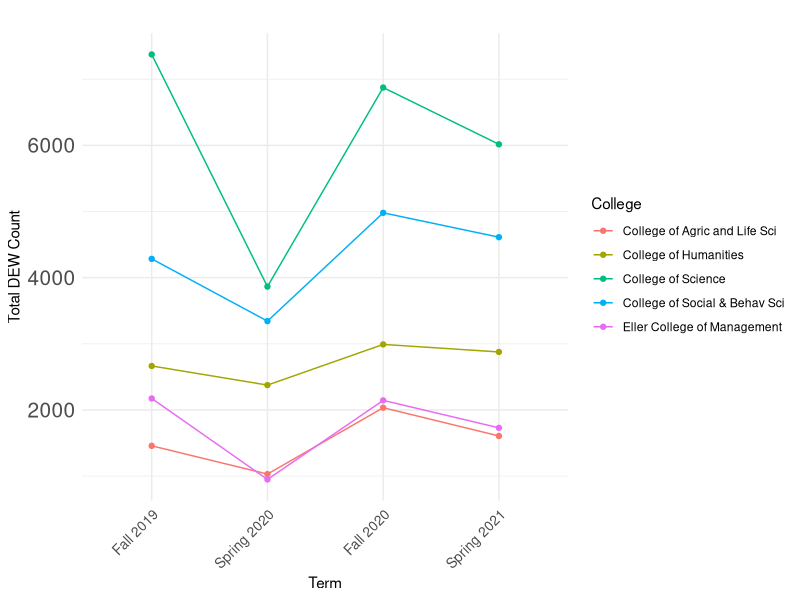
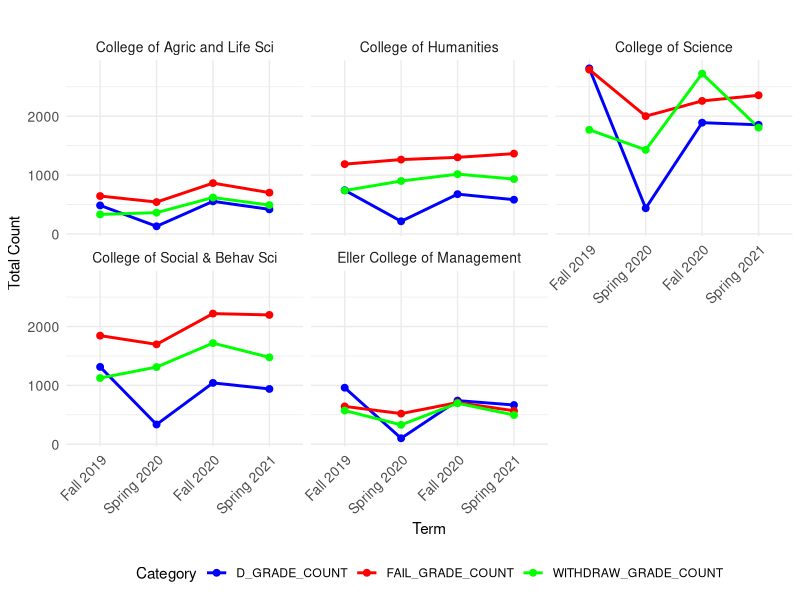
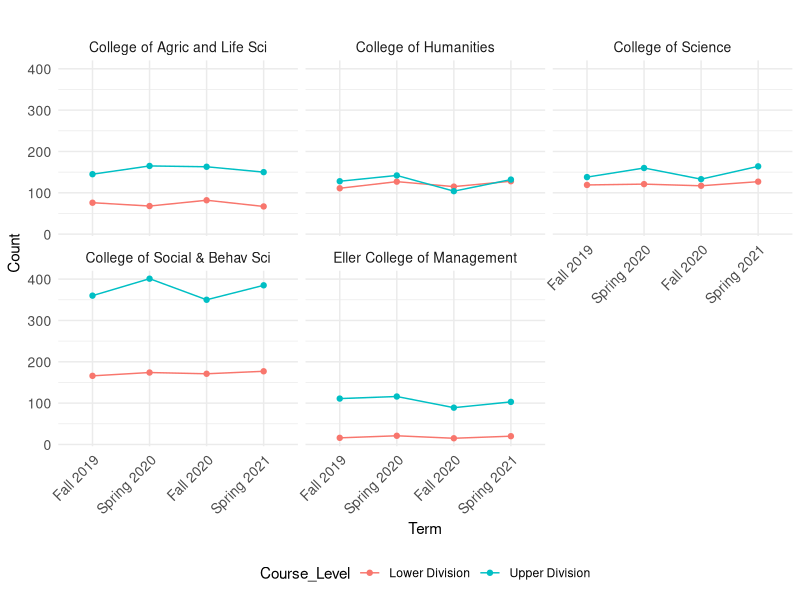
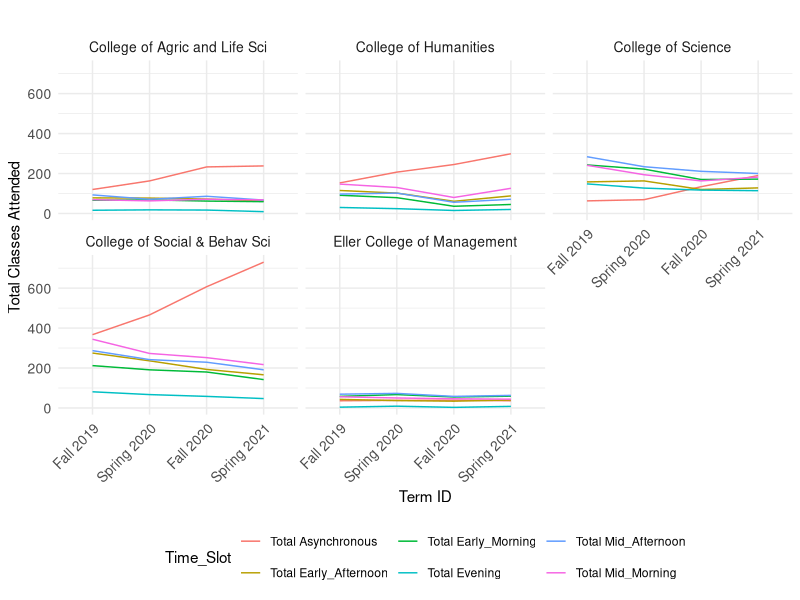
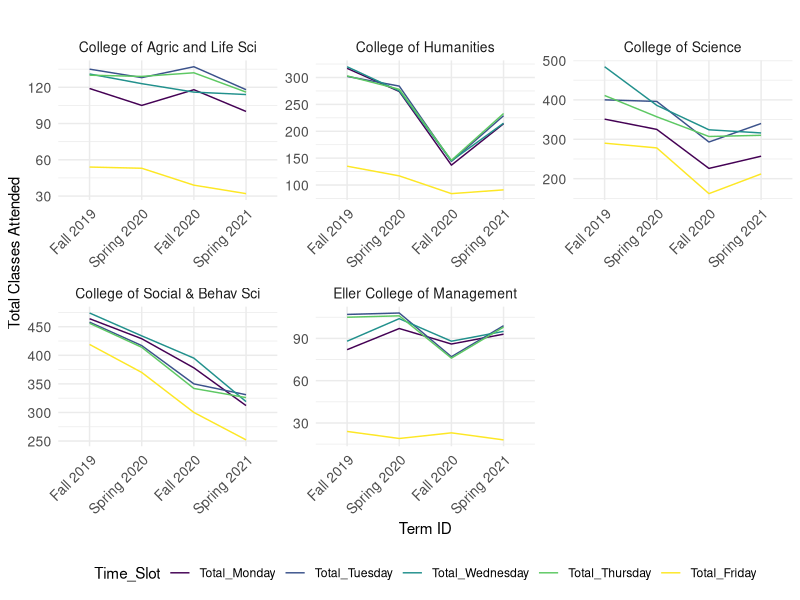

Recreate these plots in R, in order.
## ---- chunk 1
#| code-fold: true
#| code-summary: "Load Libraries"
#| label: load-pkgs
#| message: false

# Loading the necessary packages
suppressWarnings(library(tidyverse))
library(knitr)
library(lubridate)
library(ggplot2)
library(dplyr)
## ---- chunk 2
#| code-fold: true
#| code-summary: "Load data"
#| 
# read in data
study_data <- read.csv("data/study_data.csv")
kable(head(study_data))
## ---- chunk 3
#| code-fold: true
#| code-summary: "filter data"


# Filter the data for the specified colleges and TERM_LD values
selected_colleges <- c('College of Agric and Life Sci', 'College of Humanities','College of Science', 'College of Social & Behav Sci', 'Eller College of Management')

selected_terms <- c('Fall 2018', 'Spring 2019', 'Fall 2019', 'Spring 2020', 'Fall 2020', 'Spring 2021')

filtered_data <- study_data %>%
  filter(College %in% selected_colleges & TERM_LD %in% selected_terms)

## ---- chunk 4
#| code-fold: true
#| code-summary: "DEW count for the colleges"

#DEW count (K) for 5 colleges over semesters 
# Aggregate the data

aggregated_data <- filtered_data %>% 

  group_by(College, TERM_LD) %>% # group by college and term_ld

  summarise(DEW_COUNT = sum(DEW_COUNT)) # summarize on the basis of sum of DEW grades.

# Convert TERM_LD to a factor with a specific order

filtered_data$TERM_LD <- factor(filtered_data$TERM_LD, levels = selected_terms)

plot <- ggplot(aggregated_data, aes(x = factor(TERM_LD, levels = selected_terms), y = DEW_COUNT, color = College, group = College)) +
  geom_line() +
  geom_point() +
  labs(
    title = "",
    x = "Term",
    y = "Total DEW Count"
  ) +
  theme_minimal() +
  theme(axis.text.x = element_text(angle = 45, hjust = 1, size=10), axis.text.y = element_text(size=15))
  
plot
## ---- chunk 5
#| code-fold: true
#| code-summary: "DEW counts (individual counts) for colleges"

# DEW counts (H, I, J) for 5 colleges (Facet) over semesters  

# Aggregate the data by College, TERM_LD, and calculate the sum of D_GRADE_COUNT, FAIL_GRADE_COUNT, and WITHDRAW_GRADE_COUNT
aggregated_data <- filtered_data %>%
  group_by(College, TERM_LD) %>%
  summarise(D_GRADE_COUNT = sum(D_GRADE_COUNT),
            FAIL_GRADE_COUNT = sum(FAIL_GRADE_COUNT),
            WITHDRAW_GRADE_COUNT = sum(WITHDRAW_GRADE_COUNT))

# Convert TERM_LD to a factor with a specific order
aggregated_data$TERM_LD <- factor(aggregated_data$TERM_LD, levels = selected_terms)

# Create a facet plot with lines for time series analysis
plot2<-ggplot(aggregated_data, aes(x = TERM_LD, group = College)) +
  geom_line(aes(y = D_GRADE_COUNT, color = "D_GRADE_COUNT"), size = 1) +
  geom_line(aes(y = FAIL_GRADE_COUNT, color = "FAIL_GRADE_COUNT"), size = 1) +
  geom_line(aes(y = WITHDRAW_GRADE_COUNT, color = "WITHDRAW_GRADE_COUNT"), size = 1) +
  geom_point(aes(y = D_GRADE_COUNT, color = "D_GRADE_COUNT"), size = 2) +
  geom_point(aes(y = FAIL_GRADE_COUNT, color = "FAIL_GRADE_COUNT"), size = 2) +
  geom_point(aes(y = WITHDRAW_GRADE_COUNT, color = "WITHDRAW_GRADE_COUNT"), size = 2) +
  labs(title = "",
       x = "Term",
       y = "Total Count",
       color = "Category") +
  scale_color_manual(values = c("D_GRADE_COUNT" = "blue", "FAIL_GRADE_COUNT" = "red", "WITHDRAW_GRADE_COUNT" = "green")) +
  facet_wrap(~College) +
  theme_minimal()+
  theme(axis.text.x = element_text(angle = 45, hjust = 1, size=10), axis.text.y = element_text(size=10),
        strip.text = element_text(size = 10, angle = 0, hjust = 0.5),
        legend.position = "bottom",  # Place legend at the bottom
        legend.direction = "horizontal",  # Display legend horizontally
        legend.box = "horizontal")  # Align legend items horizontally

plot2

## ---- chunk 6
#| code-fold: true
#| code-summary: "Number of courses in different divisions"
 
# Number of students attending different division classes

# Rename the 'course.level' column to 'Course_Level'
filtered_data <- filtered_data %>%
  rename(Course_Level = 	Course.Level)

grouped_data <- filtered_data %>%
  group_by(College, TERM_LD, Course_Level) # group by college and term_ld

# Convert TERM_LD to factor with ordered levels
grouped_data$TERM_LD <- factor(
  grouped_data$TERM_LD,
  levels = selected_terms,
  ordered = TRUE
)


# Summarize the grouped data to get the desired summary statistics
summary <- grouped_data %>%
  summarise(
    count = n()
  )

# Plotting the facet line graph with adjusted strip text labels and legend at the bottom
plot3 <- ggplot(summary, aes(x = TERM_LD, y = count, group = Course_Level, color = Course_Level)) +
  geom_line() +
  geom_point() +
  facet_wrap(~College) +
  labs(
    title = "",
    x = "Term",
    y = "Count"
  ) +
  theme_minimal() +
  theme(axis.text.x = element_text(angle = 45, hjust = 1,  size=10), axis.text.y = element_text(size=10),
        strip.text = element_text(size = 10, angle = 0, hjust = 0.5),
        legend.position = "bottom",  # Place legend at the bottom
        legend.direction = "horizontal",  # Display legend horizontally
        legend.box = "horizontal")  # Align legend items horizontally

plot3

## ---- chunk 7
#| code-fold: true
#| code-summary: "Number of classes in different time slots"


# Number of students attending classes in different time slots for the colleges

# Create the table for each time slot
time_slots <- c("Early_Morning", "Mid_Morning", "Early_Afternoon", "Mid_Afternoon", "Evening", "Asynchronous")

tables_list <- lapply(time_slots, function(slot) {
  table_data <- filtered_data%>%
    group_by(College, TERM_LD) %>%
    summarise(Total_Classes_Attended = sum(!!sym(slot), na.rm = TRUE))
})

# Modify column names of the tables within tables_list
for (i in 1:length(tables_list)) {
  col_name <- paste("Total ", time_slots[i], sep = "")  # Generate new column name
  names(tables_list[[i]])[3] <- col_name  # Assign new column name to the last column
}

# Merge tables into a single table
merged_table <- reduce(tables_list, full_join, by = c("College", "TERM_LD"))

# Melt the data for plotting
merged_table_long <- tidyr::pivot_longer(merged_table, cols = starts_with("Total"), 
                                         names_to = "Time_Slot", values_to = "Total_Classes_Attended")

# Convert TERM_LD to factor with ordered levels
merged_table_long$TERM_LD <- factor(
  merged_table_long$TERM_LD,
  levels = selected_terms,
  ordered = TRUE
)

# Plotting the facet plot with chronological x-axis
plot4<-ggplot(merged_table_long, aes(x = TERM_LD, y = Total_Classes_Attended, color = Time_Slot, group = Time_Slot)) +
  geom_line() +
  facet_wrap(~ College) +
  labs(
    title = "",
    x = "Term ID",
    y = "Total Classes Attended"
  ) +
  theme_minimal() +
  theme(axis.text.x = element_text(angle = 45, hjust = 1,  size=10), axis.text.y = element_text(size=10),
        strip.text = element_text(size = 10, angle = 0, hjust = 0.5),
        legend.position = "bottom",  # Place legend at the bottom
        legend.direction = "horizontal",  # Display legend horizontally
        legend.box = "horizontal") # Align legend items horizontally
       
plot4
## ---- chunk 8
#| code-fold: true
#| code-summary: "Number of classes offered by different days of the week"

# Number of students attending classes in different days of the week

# Create a table for each day of the week
weekdays <- c("Monday", "Tuesday", "Wednesday", "Thursday", "Friday")

tables_list <- lapply(weekdays, function(slot) {
  table_data <- filtered_data%>%
    group_by(College, TERM_LD) %>%
    summarise(Total_Classes_Attended = sum(!!sym(slot), na.rm = TRUE))
})

# Modify column names of the tables within tables_list
for (i in 1:length(tables_list)) {
  col_name <- paste("Total_", weekdays[i], sep = "")  # Generate new column name
  names(tables_list[[i]])[3] <- col_name  # Assign new column name to the last column
}

# Merge tables into a single table
merged_table <- reduce(tables_list, full_join, by = c("College", "TERM_LD"))

# Melt the data for plotting
merged_table_long <- tidyr::pivot_longer(merged_table, cols = starts_with("Total"),  names_to = "Time_Slot", values_to = "Total_Classes_Attended")

# Convert TERM_LD to factor with ordered levels
merged_table_long$TERM_LD <- factor(
  merged_table_long$TERM_LD,
  levels = selected_terms,
  ordered = TRUE
)

# Convert Time_Slot to factor with ordered levels
merged_table_long$Time_Slot <- factor(
  merged_table_long$Time_Slot,
  levels = paste("Total_", weekdays, sep = ""),
  ordered = TRUE
)

# Plotting the facet plot
plot5<-ggplot(merged_table_long, aes(x = TERM_LD, y = Total_Classes_Attended, color = Time_Slot, group = Time_Slot)) +
  geom_line() +
  facet_wrap(~ College, scales = "free") +
  labs(
    title = "",
    x = "Term ID",
    y = "Total Classes Attended"
  ) +
  theme_minimal() +
  theme(axis.text.x = element_text(angle = 45, hjust = 1, size = 10), axis.text.y = element_text(size=10),
        strip.text = element_text(size = 10, angle = 0, hjust = 0.5),
        legend.position = "bottom",  # Place legend at the bottom
        legend.direction = "horizontal",  # Display legend horizontally
        legend.box = "horizontal") # Align legend items horizontally

plot5

